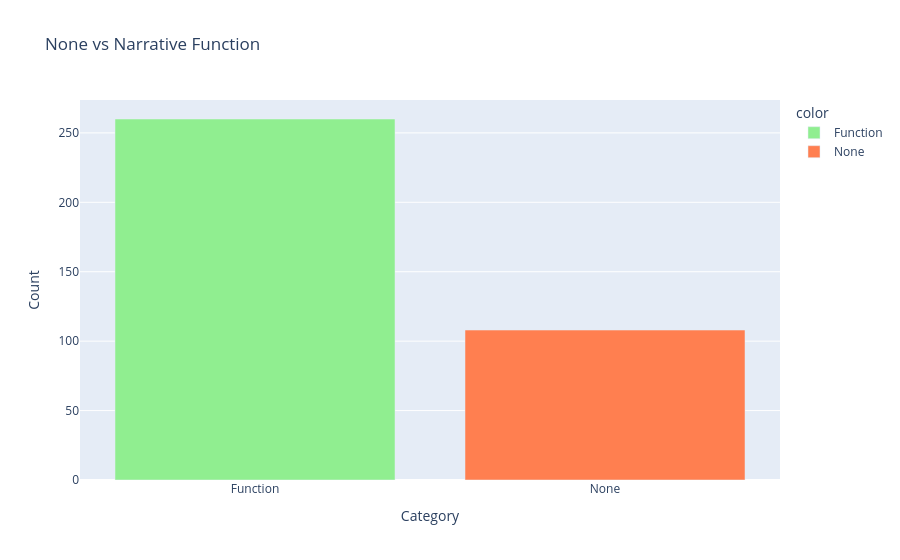

The cell this chart's notebook holds for it:
### Code cell
# None vs function distribution
none_counts = df["radway_is_none"].value_counts()
fig = px.bar(
    x=["Function", "None"],
    y=[none_counts.get(False, 0), none_counts.get(True, 0)],
    title="None vs Narrative Function",
    labels={"x": "Category", "y": "Count"},
    color=["Function", "None"],
    color_discrete_map={"Function": "lightgreen", "None": "coral"}
)
fig.show()

### Figure 1 — Plotly figure (JSON) as saved in the notebook; plotly's stock layout.template omitted (floating-point values rounded to 4 significant figures)
{"data": [{"hovertemplate": "color=Function<br>Category=%{x}<br>Count=%{y}<extra></extra>", "legendgroup": "Function", "marker": {"color": "lightgreen", "pattern": {"shape": ""}}, "name": "Function", "orientation": "v", "showlegend": true, "textposition": "auto", "type": "bar", "x": ["Function"], "xaxis": "x", "y": [260], "yaxis": "y"}, {"hovertemplate": "color=None<br>Category=%{x}<br>Count=%{y}<extra></extra>", "legendgroup": "None", "marker": {"color": "coral", "pattern": {"shape": ""}}, "name": "None", "orientation": "v", "showlegend": true, "textposition": "auto", "type": "bar", "x": ["None"], "xaxis": "x", "y": [108], "yaxis": "y"}], "layout": {"barmode": "relative", "legend": {"title": {"text": "color"}, "tracegroupgap": 0}, "title": {"text": "None vs Narrative Function"}, "xaxis": {"anchor": "y", "domain": [0, 1], "title": {"text": "Category"}}, "yaxis": {"anchor": "x", "domain": [0, 1], "title": {"text": "Count"}}}}
